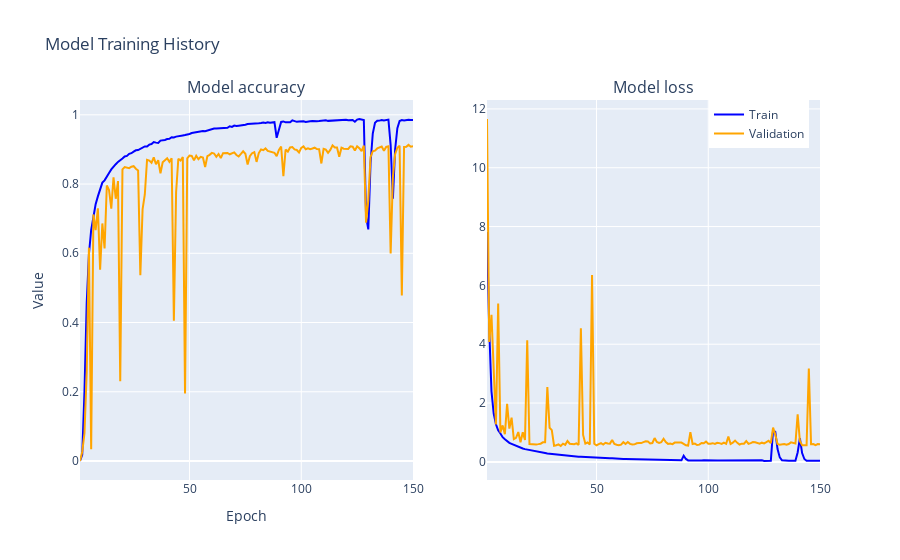

Write notebook code for a chart like this one.
### Code cell
import plotly.graph_objects as go
from plotly.subplots import make_subplots

fig = make_subplots(rows=1, cols=2, subplot_titles=("Model accuracy", "Model loss"))

# Add the first subplot for accuracy
fig.add_trace(go.Scatter(x=list(range(1, len(history.history['accuracy']) + 1)),
                         y=history.history['accuracy'], mode='lines',
                         name='Train', line=dict(color='blue')), row=1, col=1)
fig.add_trace(go.Scatter(x=list(range(1, len(history.history['val_accuracy']) + 1)),
                         y=history.history['val_accuracy'], mode='lines',
                         name='Validation', line=dict(color='orange')), row=1, col=1)

# Add the second subplot for loss
fig.add_trace(go.Scatter(x=list(range(1, len(history.history['loss']) + 1)),
                         y=history.history['loss'], mode='lines',
                         name='Train', line=dict(color='blue'), showlegend=False), row=1, col=2)
fig.add_trace(go.Scatter(x=list(range(1, len(history.history['val_loss']) + 1)),
                         y=history.history['val_loss'], mode='lines',
                         name='Validation', line=dict(color='orange'), showlegend=False), row=1, col=2)

fig.update_layout(title="Model Training History",
                  xaxis_title="Epoch",
                  yaxis_title="Value",
                  legend=dict(x=0.85, y=1))

fig.show()

### Figure 1 — Plotly figure (JSON) as saved in the notebook; plotly's stock layout.template omitted (floating-point values rounded to 4 significant figures; data arrays with more than 128 entries replaced by an {"elided": "..."} marker saying what was removed)
{"data": [{"line": {"color": "blue"}, "mode": "lines", "name": "Train", "type": "scatter", "x": {"elided": "150 int values"}, "xaxis": "x", "y": {"elided": "150 float values"}, "yaxis": "y"}, {"line": {"color": "orange"}, "mode": "lines", "name": "Validation", "type": "scatter", "x": {"elided": "150 int values"}, "xaxis": "x", "y": {"elided": "150 float values"}, "yaxis": "y"}, {"line": {"color": "blue"}, "mode": "lines", "name": "Train", "showlegend": false, "type": "scatter", "x": {"elided": "150 int values"}, "xaxis": "x2", "y": {"elided": "150 float values"}, "yaxis": "y2"}, {"line": {"color": "orange"}, "mode": "lines", "name": "Validation", "showlegend": false, "type": "scatter", "x": {"elided": "150 int values"}, "xaxis": "x2", "y": {"elided": "150 float values"}, "yaxis": "y2"}], "layout": {"annotations": [{"font": {"size": 16}, "showarrow": false, "text": "Model accuracy", "x": 0.225, "xanchor": "center", "xref": "paper", "y": 1, "yanchor": "bottom", "yref": "paper"}, {"font": {"size": 16}, "showarrow": false, "text": "Model loss", "x": 0.775, "xanchor": "center", "xref": "paper", "y": 1, "yanchor": "bottom", "yref": "paper"}], "legend": {"x": 0.85, "y": 1}, "title": {"text": "Model Training History"}, "xaxis": {"anchor": "y", "domain": [0, 0.45], "title": {"text": "Epoch"}}, "xaxis2": {"anchor": "y2", "domain": [0.55, 1]}, "yaxis": {"anchor": "x", "domain": [0, 1], "title": {"text": "Value"}}, "yaxis2": {"anchor": "x2", "domain": [0, 1]}}}
